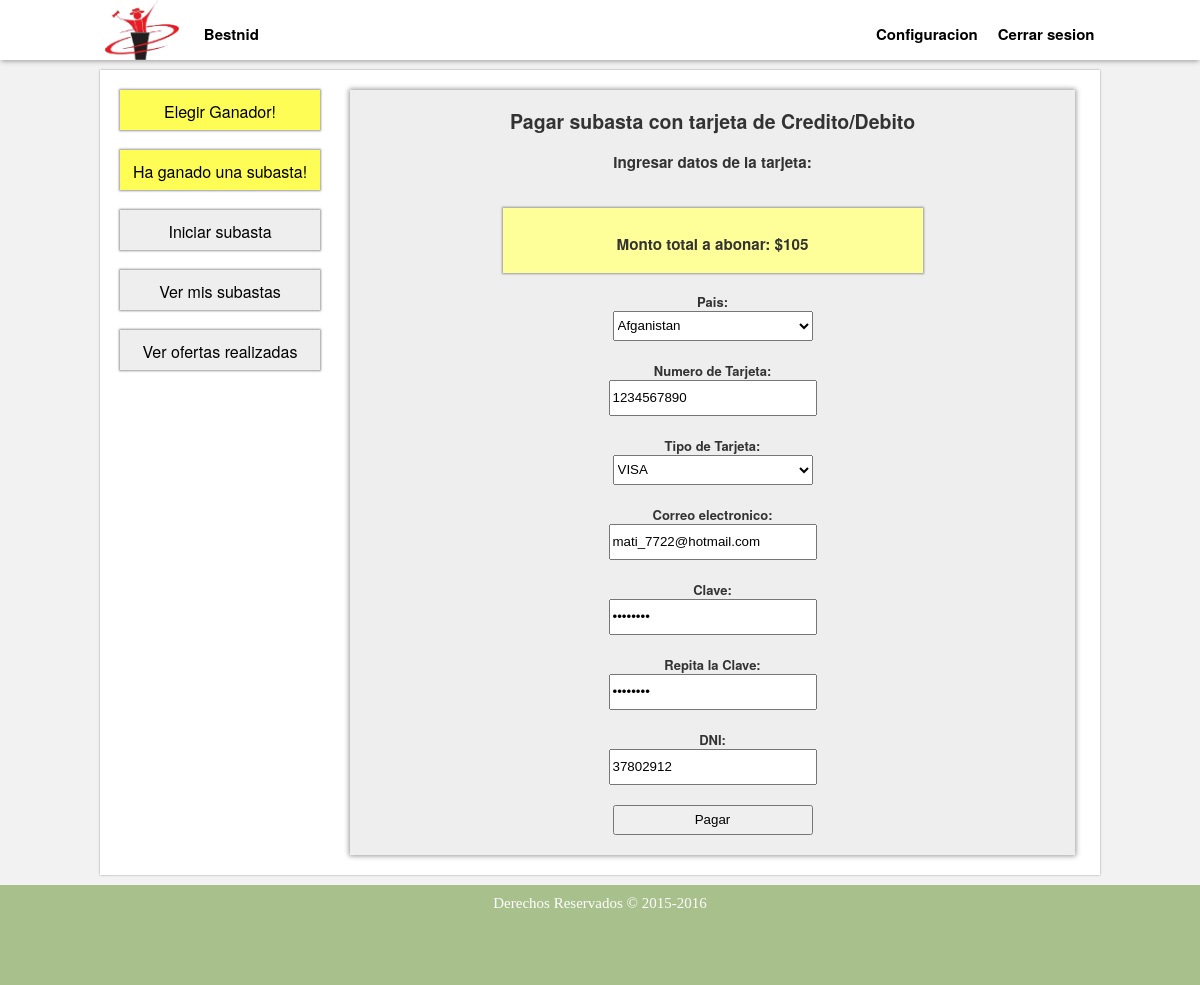
The page /pagar_subasta.php?id=25 (signed in) on the database its author committed.
### tables this page shows
CREATE TABLE IF NOT EXISTS `oferta` (
`idOferta` int(11) NOT NULL,
  `descripcion` text NOT NULL,
  `precio` float NOT NULL,
  `fecha` datetime NOT NULL,
  `IdSubasta` int(11) NOT NULL,
  `IdUsuario` int(11) NOT NULL
);

CREATE TABLE IF NOT EXISTS `usuario` (
`idUsuario` int(11) NOT NULL,
  `administrador` tinyint(1) NOT NULL,
  `fechaNac` date NOT NULL,
  `mail` varchar(50) NOT NULL,
  `nombre` varchar(50) NOT NULL,
  `apellido` varchar(50) NOT NULL,
  `dni` int(11) NOT NULL,
  `tarjetaCredito` int(11) NOT NULL,
  `contrasenia` varchar(50) NOT NULL
);

### pagar_subasta.php (the view, shortened to what this page needs)
<?php
	$idUsuario = $_SESSION['usuario'];
	$conectar=conectar();
	$idSubasta=$_GET['id'];
	$resultado=mysqli_query($conectar,"SELECT * FROM subasta INNER JOIN oferta ON (subasta.idOfertaGanadora = oferta.idOferta) WHERE subasta.idSubasta = $idSubasta AND oferta.idUsuario = $idUsuario AND pago = 0");
	$subasta=mysqli_fetch_array($resultado);
?>
<!DOCTYPE html>
<html lang="es">
	<head>
		<link rel="stylesheet" href="./estilos/estilo.css">
		<link rel="stylesheet" type="text/css" href="./estilos/mas_estilos.css">
		<link rel="stylesheet" type="text/css" href="./estilos/nuevos_estilos.css">
	</head>
	<body>
		<?php include ('./menu.php'); ?>
		<div id='cuerpo'>
			<section>
				<div id="contenedor-registro">
					<h2>Pagar subasta con tarjeta de Credito/Debito</h2>
					<h3>Ingresar datos de la tarjeta:</h3></br>
					<div class="oferta" style="width: 400px; height: 45px; text-align: center;"><h3>Monto total a abonar: $<?php echo $subasta['precio']; ?></h3></div></br>
					<form method="POST" name="pago" action="./sistema/pagar_subasta.php">
						<?php
							$resul=mysqli_query($conectar,"SELECT * FROM usuario WHERE idUsuario='$idUsuario'");
							$usuario=mysqli_fetch_array($resul);
							echo 'Pais:</br>';
						?>
						Numero de Tarjeta:</br>
						<input type="number" id="tarjeta" name="tarjeta" value="<?php echo $usuario['tarjetaCredito']; ?>"></br>
						Tipo de Tarjeta:</br>
						<select name="tipoTarjeta">
							<option value="visa">VISA</option>
						</select></br>
						Correo electronico:</br>
						<input type="email" id="email" name="user" value="<?php echo $usuario['mail']; ?>"></br>
						Clave:</br>
						<input type="password" id="pass" name="pass" value="<?php echo $usuario['contrasenia']; ?>"></br>
						Repita la Clave:</br>
						<input type="password" id="pass2" name="pass2" value="<?php echo $usuario['contrasenia']; ?>"></br>
						DNI:</br>
						<input type="number" id="dni" name="DNI" value="<?php echo $usuario['dni']; ?>"></br>
						<input type="submit" value="Pagar">
					</form>
				</div>
			</section>
			<aside>
				<?php include ('./aside_botones.php'); ?>
				<a href="./iniciar_subasta.php"><div class="boton_aside">Iniciar subasta</div></a>
				<a href="./ver_mis_subastas.php"><div class="boton_aside">Ver mis subastas</div></a>
				<a href="./ver_mis_ofertas.php"><div class="boton_aside">Ver ofertas realizadas</div></a>
			</aside>
		</div>
		<footer>
			<span>Derechos Reservados &copy; 2015-2016</span>
		</footer>
	</body>
</html>

### estilos/estilo.css (style rules this page uses)
body { background-color: rgb(242, 242, 242); margin: auto; }
#cuerpo { background: white; font-family: 'Helvetica Neue', Helvetica, Arial, sans-serif; box-shadow: 0px 0px 2px #999; width: 1000px; margin: auto; margin-top: 70px; margin-bottom: 10px; min-height: 800px; overflow: hidden; }
section { width: 730px; margin-right: 20px; margin-top: 20px; padding-left: 20px; float: right; }
aside { width: 210px; margin-left: 20px; margin-top: 20px; float: left; }
.boton_aside { box-shadow: 0px 0px 2px 1px #999; background-color: #EEEEEE; text-align: center; width: 200px; margin-bottom: 20px; padding-top: 10px; height: 30px; }
a { font-family: 'Helvetica Neue', Helvetica, Arial, sans-serif; text-decoration: none; color: black; }
footer { background-color: #A8C08C; padding: 10px; height: 80px; min-width: 980px; text-align: center; font-size: 15px; color: grey; clear: both; }
footer span { color: white; }

### estilos/mas_estilos.css (style rules this page uses)
.oferta { box-shadow: 0px 0px 2px 1px #999; background-color: #FFFF99; width: 450px; margin: auto; padding: 10px; text-align: left; }

### estilos/nuevos_estilos.css (style rules this page uses)
#contenedor-registro { box-shadow: 0px 0px 5px 1px #999; background-color: #EEEEEE; width: 725px; padding-top: 1px; margin-bottom: 20px; text-align: center; font-family: 'Helvetica Neue', Helvetica, Arial, sans-serif; font-size: 13px; font-style: normal; font-weight: bold; text-decoration: none; color: #333333; }
#contenedor-registro input { width: 200px; height: 30px; margin-bottom: 20px; }
#contenedor-registro select { width: 200px; height: 30px; margin-bottom: 20px; }

### rows shown on the page
oferta: precio "105"
usuario: tarjeta "1234567890", user "mati_7722@hotmail.com", DNI "37802912"
